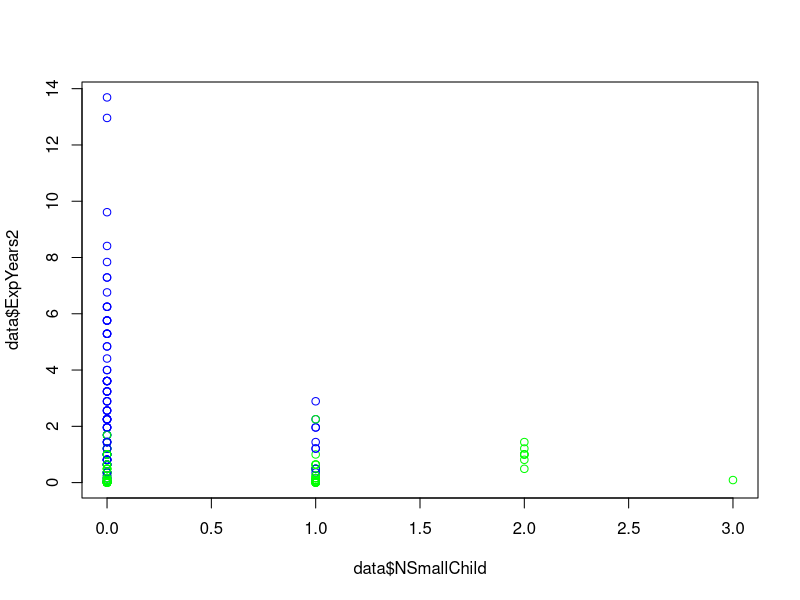
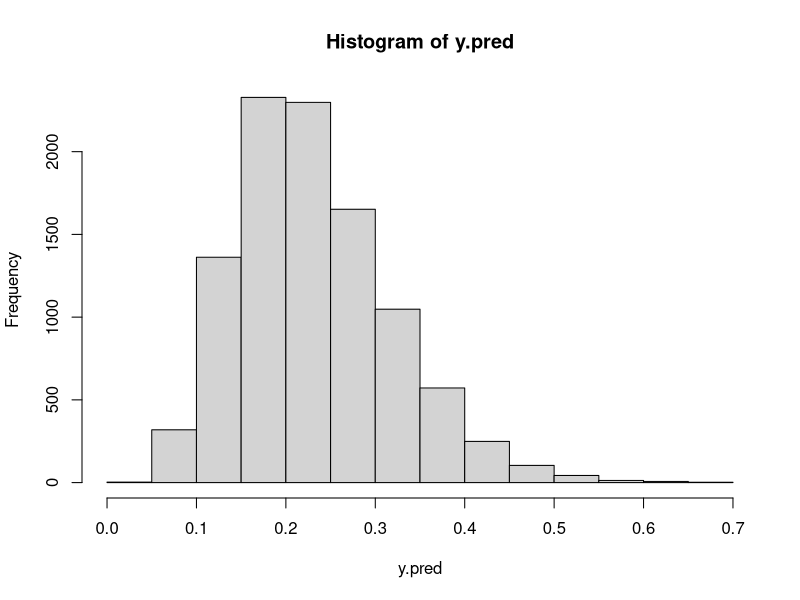

These charts were generated, in order, by the following R code:
# libraries
library("mvtnorm")

# data
data = read.table("WomenWork.dat", header=TRUE)

# a)
# fit model
glm.model <- glm(Work ~ 0 + ., data = data, family = binomial)

# make predictions
pred = glm.model$fitted.values > 0.5

# depict predictions based on # of small children and experience years^2
plot(data$NSmallChild, data$ExpYears2, col=rgb(0,1-pred,pred))

# b)
# Approximate the posterior distribution of the 8-dim parameter vector Beta
# setup data
y = data[,1]
X = data[,-1]
names = names(X)
p = dim(X)[2]
X = as.matrix(X)

# setup prior
my = rep(0, p)
tau = 10
Sigma = tau^2*diag(p)

# log posterior of a logistic regression
logPostLogistic = function(beta, y, X, my, Sigma) {
  p = length(beta)
  ypred = X %*% beta # make prediction
  
  # Logarithm of the likelihood seen on page 5 in lecture 6.
  log.likelihood = sum(ypred * y - log(1 + exp(ypred)))
  
  # If likelihood is very large or very small, the abs(log.likelihood) will be close to infinity. In those cases we set
  # log.likelihood to -20000
  if (abs(log.likelihood) == Inf) log.likelihood = -20000;
  
  # Logarithm of the prior
  log.prior <- dmvnorm(beta, matrix(0, p, 1), Sigma, log=TRUE);
  
  return(log.likelihood + log.prior)
}

# use optim to find max
beta.init = rep(0, p)
optim.res = optim(beta.init, logPostLogistic, gr=NULL, y, X, my, Sigma, method="BFGS", control=list(fnscale=-1), hessian=TRUE)
beta.mode = optim.res$par #0.62672884 -0.01979113  0.18021897  0.16756670 -0.14459669 -0.08206561 -1.35913317 -0.02468351
beta.invhessian = -solve(optim.res$hessian)
#  2.266022568  3.338861e-03 -6.545121e-02 -1.179140e-02  0.0457807243 -3.029345e-02 -0.1887483542 -0.0980239285
#  0.003338861  2.528045e-04 -5.610225e-04 -3.125413e-05  0.0001414915 -3.588562e-05  0.0005066847 -0.0001444223
# -0.065451206 -5.610225e-04  6.218199e-03 -3.558209e-04  0.0018962893 -3.240448e-06 -0.0061345645  0.0017527317
# -0.011791404 -3.125413e-05 -3.558209e-04  4.351716e-03 -0.0142490853 -1.340888e-04 -0.0014689508  0.0005437105
#  0.045780724  1.414915e-04  1.896289e-03 -1.424909e-02  0.0555786706 -3.299398e-04  0.0032082535  0.0005120144
# -0.030293450 -3.588562e-05 -3.240448e-06 -1.340888e-04 -0.0003299398  7.184611e-04  0.0051841611  0.0010952903
# -0.188748354  5.066847e-04 -6.134564e-03 -1.468951e-03  0.0032082535  5.184161e-03  0.1512621814  0.0067688739
# -0.098023929 -1.444223e-04  1.752732e-03  5.437105e-04  0.0005120144  1.095290e-03  0.0067688739  0.0199722657

# simulate draws
nDraws = 10000
beta.draws = rmvnorm(n = nDraws, mean = beta.mode, sigma = beta.invhessian) # draws from posterior

# CI
beta.NSmallChild.CI = apply(X = beta.draws, MARGIN=2, FUN=function(x) quantile(x,c(0.025, 0.975), na.rm=T))[,7] #-2.1315425 -0.6067602

# c)

sigmoid = function(pred) {
  return(exp(pred)/(1+exp(pred)))
}

logReg = function(woman, mean, Sigma, nDraws) {
  beta.draws = rmvnorm(n = nDraws, mean = mean, sigma = Sigma)
  pred = beta.draws %*% woman
  y.pred = sigmoid(pred)
  return(y.pred)
}

woman = c(1, 10, 8, 10, (10/10)^2, 40, 1, 1)
y.pred = logReg(woman, beta.mode, beta.invhessian, 10000)
hist(y.pred)
print(mean(ifelse(y.pred>0.5, 1, 0))) #0.0055 ~0.5%

